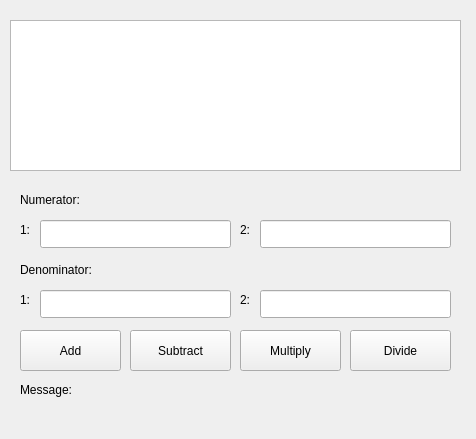
<?xml version="1.0" encoding="UTF-8"?>
<ui version="4.0">
 <class>Lab10_PNR</class>
 <widget class="QMainWindow" name="Lab10_PNR">
  <property name="geometry">
   <rect>
    <x>0</x>
    <y>0</y>
    <width>476</width>
    <height>439</height>
   </rect>
  </property>
  <property name="windowTitle">
   <string>Lab10_PNR</string>
  </property>
  <widget class="QWidget" name="centralwidget">
   <widget class="QTextEdit" name="textEdit1_PNR">
    <property name="geometry">
     <rect>
      <x>10</x>
      <y>20</y>
      <width>451</width>
      <height>151</height>
     </rect>
    </property>
    <property name="font">
     <font>
      <pointsize>12</pointsize>
     </font>
    </property>
   </widget>
   <widget class="QLabel" name="lblNumerator_PNR">
    <property name="geometry">
     <rect>
      <x>20</x>
      <y>190</y>
      <width>441</width>
      <height>20</height>
     </rect>
    </property>
    <property name="text">
     <string>Numerator:</string>
    </property>
   </widget>
   <widget class="QLabel" name="lblDenominator_PNR">
    <property name="geometry">
     <rect>
      <x>20</x>
      <y>260</y>
      <width>441</width>
      <height>20</height>
     </rect>
    </property>
    <property name="text">
     <string>Denominator:</string>
    </property>
   </widget>
   <widget class="QLineEdit" name="lineEditNum1_PNR">
    <property name="geometry">
     <rect>
      <x>40</x>
      <y>220</y>
      <width>191</width>
      <height>28</height>
     </rect>
    </property>
   </widget>
   <widget class="QLineEdit" name="lineEditNum2_PNR">
    <property name="geometry">
     <rect>
      <x>260</x>
      <y>220</y>
      <width>191</width>
      <height>28</height>
     </rect>
    </property>
   </widget>
   <widget class="QLabel" name="lbl1_1_PNR">
    <property name="geometry">
     <rect>
      <x>20</x>
      <y>220</y>
      <width>21</width>
      <height>20</height>
     </rect>
    </property>
    <property name="text">
     <string>1:</string>
    </property>
   </widget>
   <widget class="QLabel" name="lbl1_2_PNR">
    <property name="geometry">
     <rect>
      <x>20</x>
      <y>290</y>
      <width>21</width>
      <height>20</height>
     </rect>
    </property>
    <property name="text">
     <string>1:</string>
    </property>
   </widget>
   <widget class="QLineEdit" name="lineEditDenom1_PNR">
    <property name="geometry">
     <rect>
      <x>40</x>
      <y>290</y>
      <width>191</width>
      <height>28</height>
     </rect>
    </property>
   </widget>
   <widget class="QLabel" name="lbl2_2_PNR">
    <property name="geometry">
     <rect>
      <x>240</x>
      <y>290</y>
      <width>21</width>
      <height>20</height>
     </rect>
    </property>
    <property name="text">
     <string>2:</string>
    </property>
   </widget>
   <widget class="QLabel" name="lbl2_1_PNR">
    <property name="geometry">
     <rect>
      <x>240</x>
      <y>220</y>
      <width>21</width>
      <height>20</height>
     </rect>
    </property>
    <property name="text">
     <string>2:</string>
    </property>
   </widget>
   <widget class="QLineEdit" name="lineEditDenom2_PNR">
    <property name="geometry">
     <rect>
      <x>260</x>
      <y>290</y>
      <width>191</width>
      <height>28</height>
     </rect>
    </property>
   </widget>
   <widget class="QPushButton" name="btnAdd_PNR">
    <property name="geometry">
     <rect>
      <x>20</x>
      <y>330</y>
      <width>101</width>
      <height>41</height>
     </rect>
    </property>
    <property name="text">
     <string>Add</string>
    </property>
   </widget>
   <widget class="QPushButton" name="btnSub_PNR">
    <property name="geometry">
     <rect>
      <x>130</x>
      <y>330</y>
      <width>101</width>
      <height>41</height>
     </rect>
    </property>
    <property name="text">
     <string>Subtract</string>
    </property>
   </widget>
   <widget class="QPushButton" name="btnMult_PNR">
    <property name="geometry">
     <rect>
      <x>240</x>
      <y>330</y>
      <width>101</width>
      <height>41</height>
     </rect>
    </property>
    <property name="text">
     <string>Multiply</string>
    </property>
   </widget>
   <widget class="QPushButton" name="btnDiv_PNR">
    <property name="geometry">
     <rect>
      <x>350</x>
      <y>330</y>
      <width>101</width>
      <height>41</height>
     </rect>
    </property>
    <property name="text">
     <string>Divide</string>
    </property>
   </widget>
   <widget class="QLabel" name="lblMsg_PNR">
    <property name="geometry">
     <rect>
      <x>20</x>
      <y>380</y>
      <width>441</width>
      <height>20</height>
     </rect>
    </property>
    <property name="text">
     <string>Message:</string>
    </property>
   </widget>
   <widget class="QLabel" name="lblMsgVal_PNR">
    <property name="geometry">
     <rect>
      <x>20</x>
      <y>410</y>
      <width>441</width>
      <height>20</height>
     </rect>
    </property>
    <property name="text">
     <string/>
    </property>
   </widget>
  </widget>
 </widget>
 <resources/>
 <connections/>
</ui>
